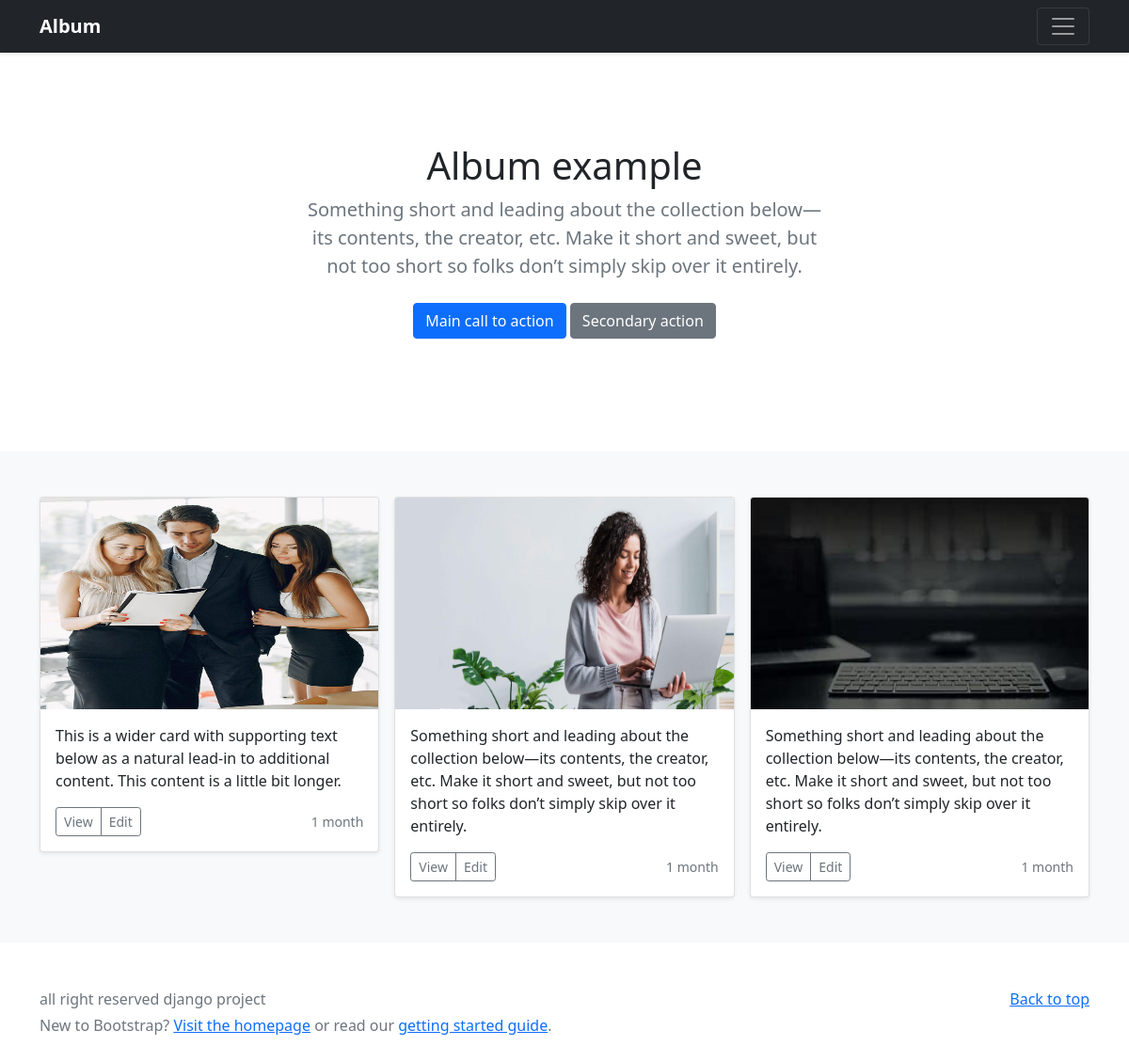
Screenshot of /album/ with the database file from the repository.
### album/models.py (models this page shows)
class Album (models.Model):
    thumbnail = models.ImageField(upload_to='album/photo')
    description = models.TextField()
    creation = models.DateTimeField(auto_now_add=True)

### album/views.py (the view)
# urls.py: path('',views.album, name='album'),
def album(request):
    albums = Album.objects.all()
    context = {
        'albums': albums
    }
    return render (request,'album/index.html',context)

### templates/album/index.html (shortened to what this page needs)
{% load static %}
<!doctype html>
<html lang="en">
  <head>
    <link href="{% static "assets/dist/css/bootstrap.min.css" %}" rel="stylesheet">
  </head>
  <body>
<header>
  <div class="navbar navbar-dark bg-dark shadow-sm">
    <div class="container">
      <a href="#" class="navbar-brand d-flex align-items-center">
        <strong>Album</strong>
      </a>
      <button class="navbar-toggler" type="button" data-bs-toggle="collapse" data-bs-target="#navbarHeader" aria-controls="navbarHeader" aria-expanded="false" aria-label="Toggle navigation">
        <span class="navbar-toggler-icon"></span>
      </button>
    </div>
  </div>
</header>
<main>
  <section class="py-5 text-center container">
    <div class="row py-lg-5">
      <div class="col-lg-6 col-md-8 mx-auto">
        <h1 class="fw-light">Album example</h1>
        <p class="lead text-muted">Something short and leading about the collection below—its contents, the creator, etc. Make it short and sweet, but not too short so folks don’t simply skip over it entirely.</p>
        <p>
          <a href="#" class="btn btn-primary my-2">Main call to action</a>
          <a href="#" class="btn btn-secondary my-2">Secondary action</a>
        </p>
      </div>
    </div>
  </section>
  <div class="album py-5 bg-light">
    <div class="container">
      <div class="row row-cols-1 row-cols-sm-2 row-cols-md-3 g-3">
        {% for album in albums %}
        <div class="col">
          <div class="card shadow-sm">
             <img class="bd-placeholder-img card-img-top"  width="100%" height="225" src="{{ album.thumbnail.url }}" alt="Image">
            <div class="card-body">
              <p class="card-text">{{ album.description }}</p>
              <div class="d-flex justify-content-between align-items-center">
                <div class="btn-group">
                  <button type="button" class="btn btn-sm btn-outline-secondary">View</button>
                  <button type="button" class="btn btn-sm btn-outline-secondary">Edit</button>
                </div>
                <small class="text-muted">{{ album.creation | timesince }}</small>
              </div>
            </div>
          </div>
        </div>
        {% endfor %}
</main>
<footer class="text-muted py-5">
  <div class="container">
    <p class="float-end mb-1">
      <a href="#">Back to top</a>
    </p>
    <p class="mb-1">all right reserved django project</p>
    <p class="mb-0">New to Bootstrap? <a href="/">Visit the homepage</a> or read our <a href="../getting-started/introduction/">getting started guide</a>.</p>
  </div>
</footer>
  </body>
</html>

### templates/album/index.html (style rules this page uses)
.bd-placeholder-img { font-size: 1.125rem; text-anchor: middle; -webkit-user-select: none; -moz-user-select: none; user-select: none; }

### rows the page displays
Album: thumbnail (picture), description "This is a wider card with supporting text below as a natural lead-in to additional content. This content is a little bit longer.", creation "1 month"
Album: thumbnail (picture), description "Something short and leading about the collection below—its contents, the creator, etc. Make it short and sweet, but not too short so folks don’t simply skip over it entirely.", creation "1 month"
Album: thumbnail (picture), description "Something short and leading about the collection below—its contents, the creator, etc. Make it short and sweet, but not too short so folks don’t simply skip over it entirely.", creation "1 month"
